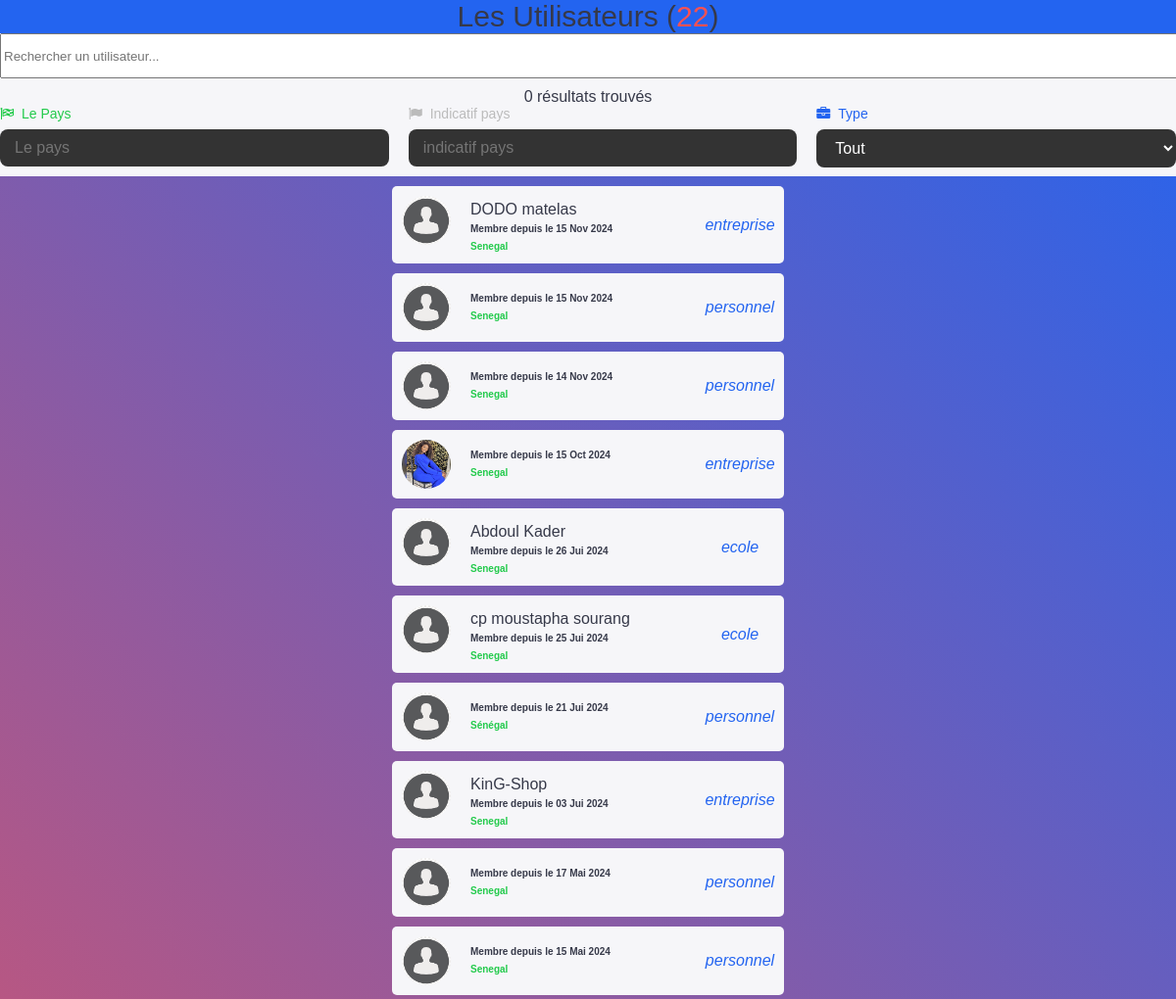
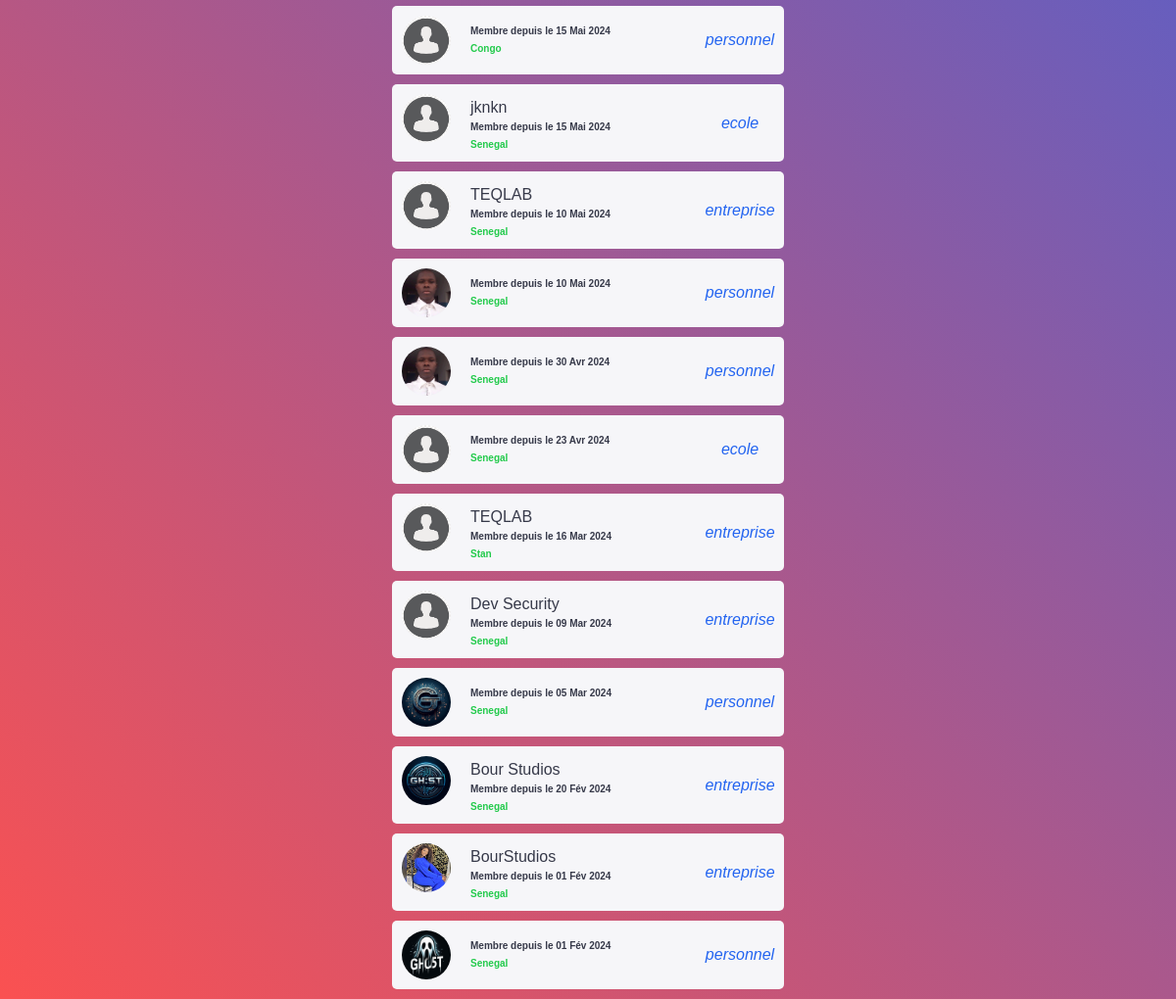
The app's page /adminusers, older data (2 pictures, top to bottom).
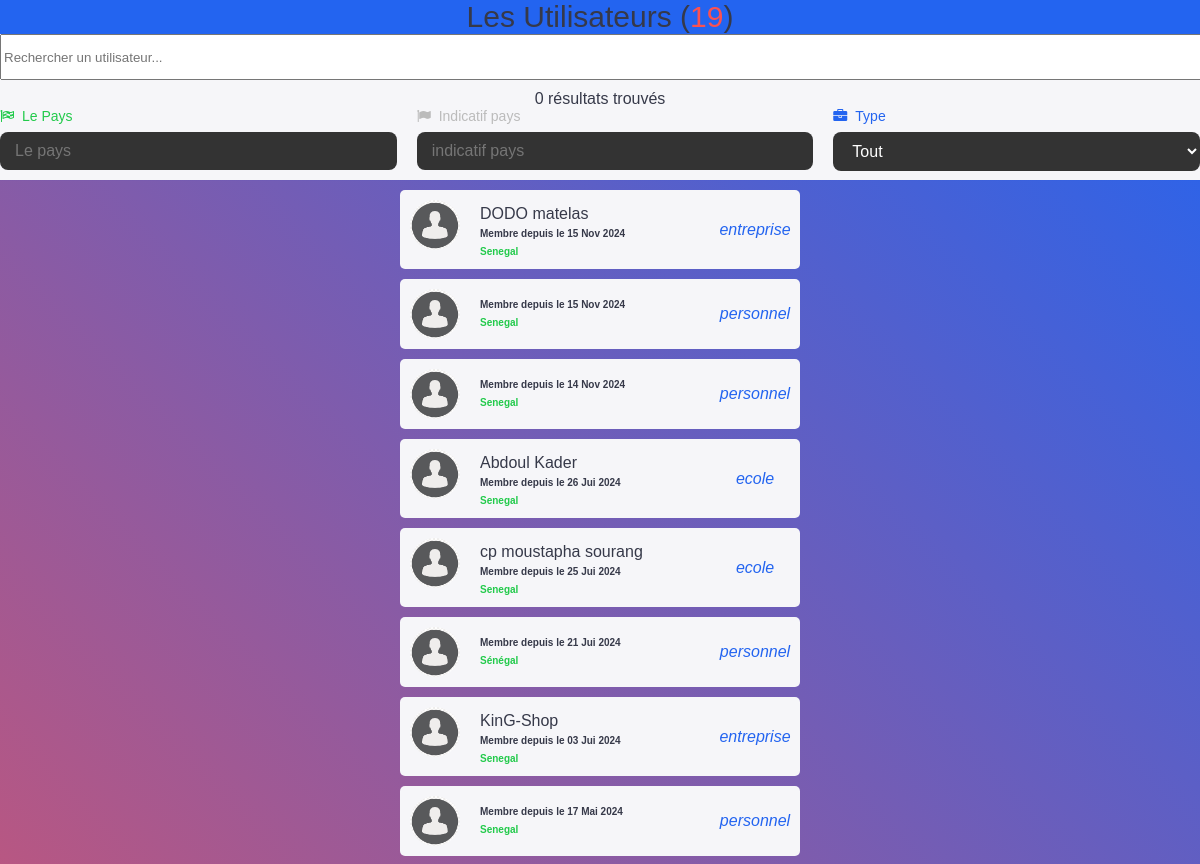
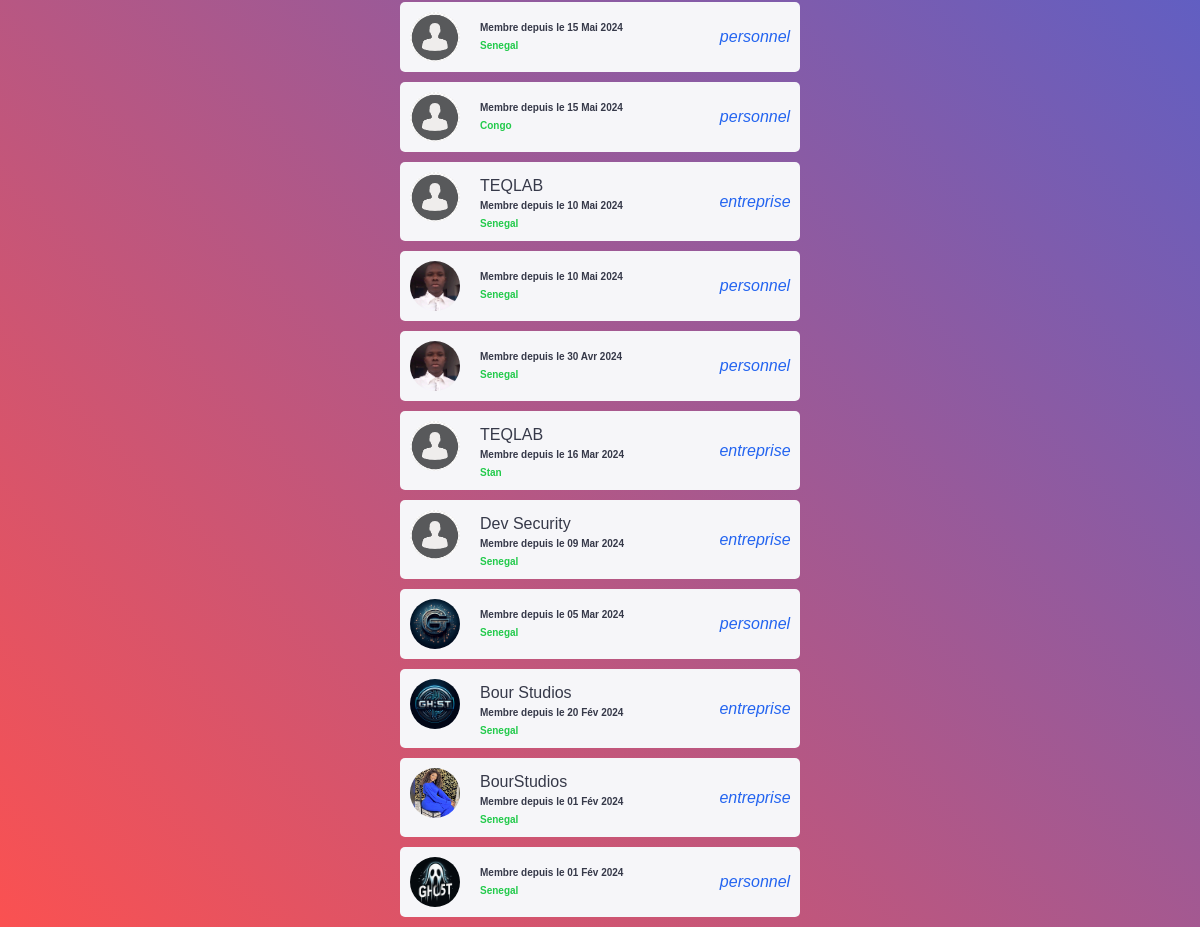
The same page, newer data (2 pictures, top to bottom).
### galsen/models.py (models this page shows, shortened)
class AbstractUser(BaseAbstractUser):
    groups = models.ManyToManyField(Group, related_name='customuser_set', blank=True)
    user_permissions = models.ManyToManyField(Permission, related_name='customuser_set', blank=True)

class CustomUser(AbstractUser):
    LANGUE = [
        ('français', 'Français'),
        ('anglais', 'Anglais'),
        ('spagnol', 'Espagnol'),
        ('italien', 'Italien'),
        ('arabe', 'Arabe'),
    ]
    ACCESS = [
        ('autorised', 'Autorisé(e)'),
        ('no_autorised', 'Non autorisé(e)'),
    ]
    ROLES = [
        ('professionnel', 'Professionnel(le)'),
        ('ecole', 'Ecole'),
        ('entreprise', 'Entreprise'),
    ]
    profile_image = models.ImageField(upload_to='profile_images/', null=True, blank=True)
    banner_image = models.ImageField(upload_to='banner_images/', null=True, blank=True)
    GENRE = [
        ('homme', 'Homme'),
        ('femme', 'Femme'),
    ]
    SITUATION_MATRIMONIALE = [
        ('celibataire', 'Célibataire'),
        ('marie', 'Marié(e)'),
        ('fiance', 'Fiancé(e)'),
        ('divorce', 'Divorcé(e)'),
        ('couple', 'En couple'),
    ]
    marque_dispositif = models.CharField(max_length=255, null=True, blank=True)
    metier = models.CharField(max_length=150, null=True, blank=True)
    etablissement = models.CharField(max_length=255, null=True, blank=True)
    pays = models.CharField(max_length=50, null=True, blank=True)
    ville = models.CharField(max_length=50, null=True, blank=True)
    quartier = models.CharField(max_length=50, null=True, blank=True)
    langue = models.CharField(max_length=255, null=True, blank=True)
    birthday = models.DateField(null=True, blank=True)
    indicatif_pays = models.CharField(max_length=15, null=True, blank=True)
    number_phone = models.CharField(max_length=15, null=True, blank=True)
    number_whatsapp = models.CharField(max_length=15, null=True, blank=True)
    number_telegram = models.CharField(max_length=15, null=True, blank=True)
    instagram_link = models.URLField(null=True, blank=True)
    twitter_link = models.URLField(null=True, blank=True)
    youtube_link = models.URLField(null=True, blank=True)
    website_link = models.URLField(null=True, blank=True)
    langue = models.CharField(max_length=255, choices=LANGUE, default='français')
    rôle = models.CharField(max_length=255, choices=ROLES, default='professionnel')
    access = models.CharField(max_length=255, choices=ACCESS, default='no_autorised')
    genre = models.CharField(max_length=255, choices=GENRE, default='homme')
    situation_matrimoniale = models.CharField(max_length=20, choices=SITUATION_MATRIMONIALE, default='celibataire')
    followers = models.ManyToManyField('self', symmetrical=False, related_name='following_users', blank=True)

class AbstractUser(BaseAbstractUser):
    groups = models.ManyToManyField(Group, related_name='customuser_set', blank=True)
    user_permissions = models.ManyToManyField(Permission, related_name='customuser_set', blank=True)

### galsen/views.py (the view)
# urls.py: path('adminusers', adminusers, name='adminusers'),
def adminusers(request):
    CustomUsers = CustomUser.objects.order_by('-date_joined').all()
    user_count = CustomUser.objects.count()
    user = request.user
    context = {
        'CustomUsers': CustomUsers,
        'user_count': user_count,
        'user': user
    }
    return render(request, 'admins/details/users.html', context)

### galsen/templates/admins/details/users.html (shortened to what this page needs)
{% load static %}
<!DOCTYPE html>
<html lang="en">
<head>
    <link rel="stylesheet" href="{% static 'assets/icones/font-awesome/css/font-awesome.css' %}">
    <link rel="stylesheet" href="{% static 'assets/icones/font-awesome/css/font-awesome.min.css' %}">
    <link rel="stylesheet" href="{% static 'assets/ressources/styles/amis.css' %}">
    <link rel="stylesheet" href="{% static 'assets/ressources/styles/theme.css' %}">
</head>
<body>
    <div class="table-container">
        <div class="header-table-bar">
            <div class="table-header bg-primary">Les Utilisateurs (<span class="danger">{{ user_count }} </span>)</div>
            <div class="search-bar-container">
                <input type="text" class="search-bar" id="searchInput" placeholder="Rechercher un utilisateur..." onkeyup="filterUsers()">
                <div class="result-count" id="resultCount">0 résultats trouvés</div>
            </div>
            <div class="row">
                <div class="form-group">
                    <label for="countryInput" class="success"><i class="fa fa-flag-checkered"></i> Le Pays </label>
                    <input type="text" id="countryInput" name="pays" onchange="updateIndicatif()" oninput="filterUsers()" placeholder="Le pays" autocomplete="off" required>
                </div>
                <div class="form-group disparait">
                    <label for="indicatif" class="gray"><i class="fa fa-flag"></i> Indicatif pays </label>
                    <input type="number" id="indicatif" readonly placeholder="indicatif pays">
                </div>
                <div class="form-group">
                    <label for="id_rôle" class="primary"><i class="fa fa-briefcase"></i> Type </label>
                    <select  autocomplete="off" id="id_rôle" onchange="filterUsers()">
                        <option value="tout" selected="">Tout</option>
                    </select>
                </div>
            </div>
        </div>
    </div>
    <main>
        <div class="content-amis" id="userTable">
            {% for CustomUser in CustomUsers %}
                <a href="{% url 'change_user' user_id=CustomUser.id %}" class="amis">
                    {% if CustomUser.profile_image and CustomUser.profile_image.url %}
                        <img src="{{ CustomUser.profile_image.url }}">
                    {% else %}
                        <img src="{% static 'assets/default/user.png' %}">
                    {% endif %}
                    <div class="content">
                        <div class="name td">
                            {% if CustomUser.rôle == "professionnel" %}
                                {{ CustomUser.first_name }} {{ CustomUser.last_name }}
                            {% else %}
                                {% if CustomUser.etablissement %}
                                    {{ CustomUser.etablissement }}
                                {% endif %}
                            {% endif %}
                        </div>
                        <b>Membre depuis le {{ CustomUser.date_joined|date:"d M Y" }}</b>
                        <br><b class="success td">{{ CustomUser.pays }}</b>
                    </div>
                    <i class="primary td">{{ CustomUser.rôle }}</i>
                </a>
                {% empty %}
                <p>Vous n'avez aucun ami pour le moment.</p>
            {% endfor %}
        </div>
    </main>
</body>
</html>

Row changes from the older to the newer data that the page shows:
removed CustomUser: profile_image (picture), date_joined "15 Oct 2024", pays "Senegal", rôle "entreprise"
removed CustomUser: etablissement "jknkn", date_joined "15 Mai 2024", pays "Senegal", rôle "ecole"
removed CustomUser: date_joined "23 Avr 2024", pays "Senegal", rôle "ecole"
Text that changed along with them:
{{ user_count }}: "22" → "19"
